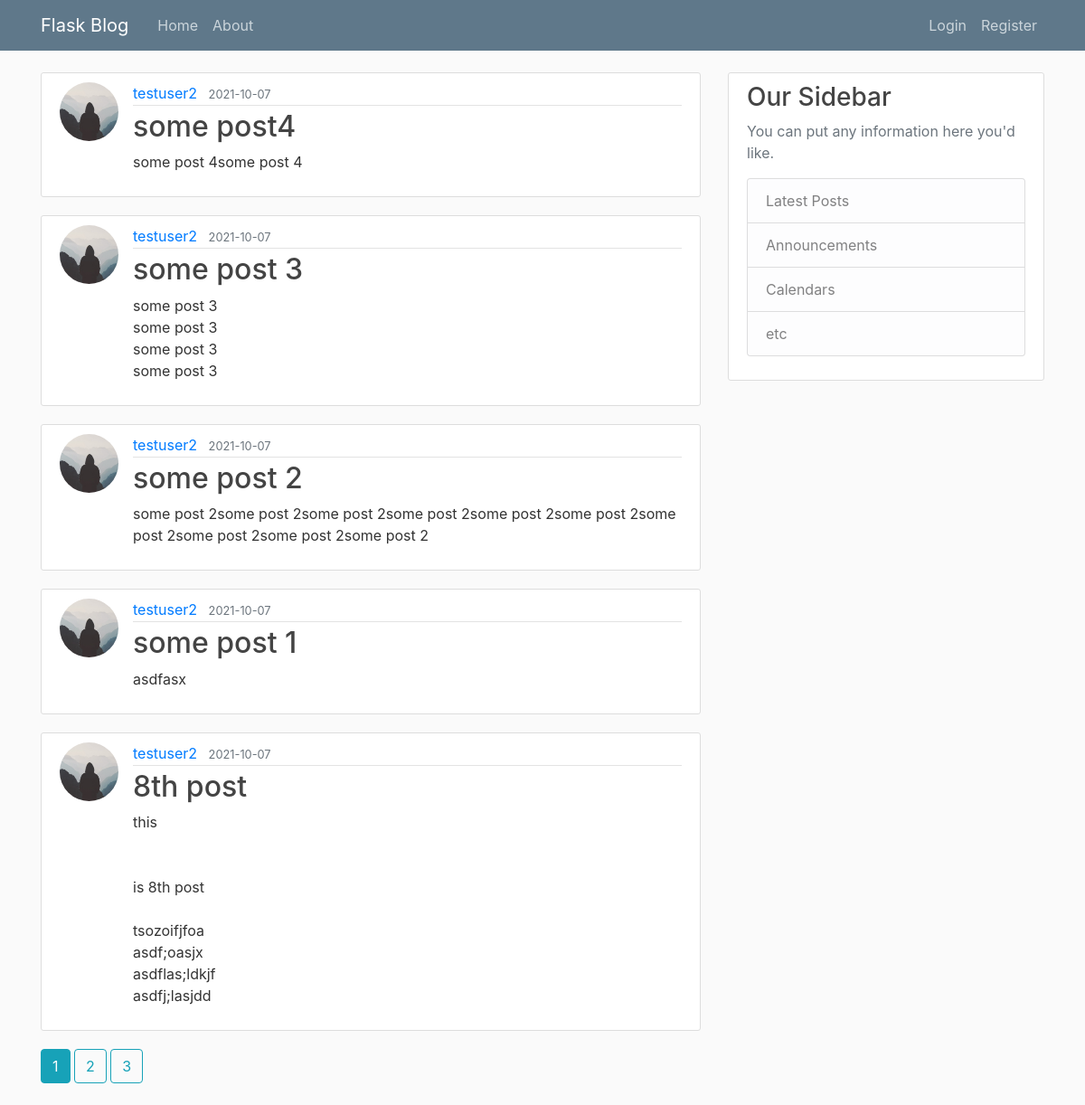
/home/, run on the app's committed database.
### flaskblog/models.py (models this page shows, shortened)
class Post(db.Model):
    id = db.Column(db.Integer, primary_key=True)
    title = db.Column(db.String(120), nullable=False)
    date_posted = db.Column(db.DateTime, nullable=False, default=datetime.utcnow)
    content= db.Column(db.Text, nullable=False)
    user_id=db.Column(db.Integer, db.ForeignKey('user.id'), nullable=False)

class User(db.Model, UserMixin):
    id = db.Column(db.Integer, primary_key=True)
    username = db.Column(db.String(20), unique=True, nullable=False)
    email = db.Column(db.String(120), unique=True, nullable=False)
    image_file = db.Column(db.String(20), nullable=False, default='default.jpg')
    password = db.Column(db.String(60), nullable=False)
    posts = db.relationship('Post', backref='author', lazy=True)

### flaskblog/main/routes.py (the view)
@main.route('/')
@main.route('/home/')
def home():
    page = request.args.get('page', 1, type=int)
    posts = Post.query.order_by(Post.date_posted.desc()).paginate(page=page, per_page=5)
    return render_template('index.html', posts=posts)

### flaskblog/templates/index.html
{% extends "layout.html" %}
{% block content %}
    {% for post in posts.items %}
    <article class="media content-section">
      <img class="rounded-circle article-img" src="{{ url_for('static', filename= 'profile_pics/' + post.author.image_file) }}" alt="">
        <div class="media-body">
          <div class="article-metadata">
            <a class="mr-2" href="{{ url_for('users.user_posts', username=post.author.username) }}">{{ post.author.username }}</a>
            <small class="text-muted">{{ post.date_posted.strftime('%Y-%m-%d') }}</small>
          </div>
          <h2><a class="article-title" href="{{ url_for('posts.post', post_id = post.id) }}">{{ post.title }}</a></h2>
          <p class="article-content">{{ post.content }}</p>
        </div>
      </article>
    {% endfor %}
    {% for page_num in posts.iter_pages(left_edge=1, right_edge=1, left_current=1, right_current=2) %}
    {% if page_num %}
      {% if posts.page == page_num %}
        <a class="btn btn-info mb-4" href="{{ url_for('main.home', page=page_num) }}">{{ page_num }}</a>
      {% else %}
      <a class="btn btn-outline-info mb-4" href="{{ url_for('main.home', page=page_num) }}">{{ page_num }}</a>
      {% endif %}
    {% else %}
      ...
    {% endif %}
    {% endfor %}
{% endblock content %}

### flaskblog/static/main.css (style rules this page uses)
body { background: #fafafa; color: #333333; margin-top: 5rem; }
h1, h2, h3, h4, h5, h6 { color: #444444; }
.content-section { background: #ffffff; padding: 10px 20px; border: 1px solid #dddddd; border-radius: 3px; margin-bottom: 20px; }
.article-title { color: #444444; }
.article-content { white-space: pre-line; }
.article-img { height: 65px; width: 65px; margin-right: 16px; }
.article-metadata { padding-bottom: 1px; margin-bottom: 4px; border-bottom: 1px solid #e3e3e3 }

### data on the page
Post: image_file (placeholder picture), author.username "testuser2", date_posted "2021-10-07", title "some post4", content "some post 4some post 4"
Post: image_file (placeholder picture), author.username "testuser2", date_posted "2021-10-07", title "some post 3", content "some post 3 some post 3 some post 3 some post 3"
Post: image_file (placeholder picture), author.username "testuser2", date_posted "2021-10-07", title "some post 2", content "some post 2some post 2some post 2some post 2some post 2some post 2some post 2some post 2some post 2some post 2"
Post: image_file (placeholder picture), author.username "testuser2", date_posted "2021-10-07", title "some post 1", content "asdfasx"
Post: image_file (placeholder picture), author.username "testuser2", date_posted "2021-10-07", title "8th post", content "this is 8th post tsozoifjfoa asdf;oasjx asdflas;ldkjf asdfj;lasjdd"

### other printed values
{{ page_num }} "1"
{{ page_num }} "2" "3"
